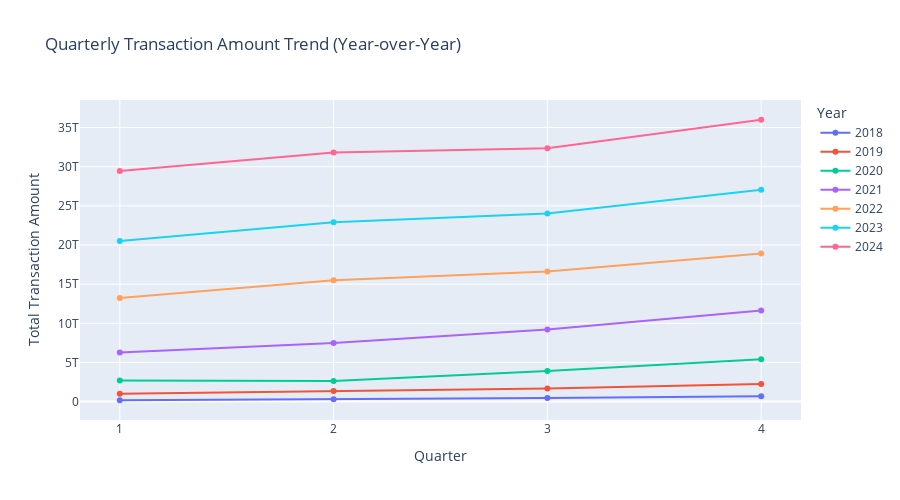

The cell this chart's notebook holds for it:
### Code cell
# 1) SQL: Year + Quarter + Totals
query_quarter_trend = """
SELECT 
    year,
    quarter,
    SUM(txn_count)  AS total_txn_count,
    SUM(txn_amount) AS total_txn_amount
FROM aggregated_transaction
GROUP BY year, quarter
ORDER BY year, quarter;
"""

# 2) Load into DataFrame
df_quarter_trend = pd.read_sql(query_quarter_trend, connection)
display(df_quarter_trend.head())
print("Shape:", df_quarter_trend.shape)


# -------------------------------------------
# 3) Line Chart – Quarter Trends Across Years
# -------------------------------------------
fig_quarter_line = px.line(
    df_quarter_trend,
    x="quarter",
    y="total_txn_amount",
    color="year",
    markers=True,
    title="Quarterly Transaction Amount Trend (Year-over-Year)",
    labels={
        "quarter": "Quarter",
        "total_txn_amount": "Total Transaction Amount",
        "year": "Year"
    }
)

fig_quarter_line.update_layout(
    xaxis=dict(dtick=1),
    legend_title="Year",
    width=900,
    height=500
)

fig_quarter_line.show()


# -------------------------------------------
# 4) Heatmap – Seasonal Patterns Across Years
# -------------------------------------------
df_heatmap = df_quarter_trend.pivot(
    index="year", 
    columns="quarter", 
    values="total_txn_amount"
)

fig_heatmap = px.imshow(
    df_heatmap,
    labels=dict(x="Quarter", y="Year", color="Transaction Amount"),
    title="Quarterly Transaction Amount Heatmap (Seasonality Analysis)",
    color_continuous_scale="Viridis"
)

fig_heatmap.update_layout(width=700, height=500)
fig_heatmap.show()

### Figure 1 — Plotly figure (JSON) as saved in the notebook; plotly's stock layout.template omitted (floating-point values rounded to 4 significant figures)
{"data": [{"hovertemplate": "Year=2018<br>Quarter=%{x}<br>Total Transaction Amount=%{y}<extra></extra>", "legendgroup": "2018", "line": {"color": "#636efa", "dash": "solid"}, "marker": {"symbol": "circle"}, "mode": "lines+markers", "name": "2018", "orientation": "v", "showlegend": true, "type": "scatter", "x": [1, 2, 3, 4], "xaxis": "x", "y": [171800000000.0, 304400000000.0, 475100000000.0, 671700000000.0], "yaxis": "y"}, {"hovertemplate": "Year=2019<br>Quarter=%{x}<br>Total Transaction Amount=%{y}<extra></extra>", "legendgroup": "2019", "line": {"color": "#EF553B", "dash": "solid"}, "marker": {"symbol": "circle"}, "mode": "lines+markers", "name": "2019", "orientation": "v", "showlegend": true, "type": "scatter", "x": [1, 2, 3, 4], "xaxis": "x", "y": [990000000000.0, 1354000000000.0, 1673000000000.0, 2260000000000.0], "yaxis": "y"}, {"hovertemplate": "Year=2020<br>Quarter=%{x}<br>Total Transaction Amount=%{y}<extra></extra>", "legendgroup": "2020", "line": {"color": "#00cc96", "dash": "solid"}, "marker": {"symbol": "circle"}, "mode": "lines+markers", "name": "2020", "orientation": "v", "showlegend": true, "type": "scatter", "x": [1, 2, 3, 4], "xaxis": "x", "y": [2697000000000.0, 2646000000000.0, 3902000000000.0, 5396000000000.0], "yaxis": "y"}, {"hovertemplate": "Year=2021<br>Quarter=%{x}<br>Total Transaction Amount=%{y}<extra></extra>", "legendgroup": "2021", "line": {"color": "#ab63fa", "dash": "solid"}, "marker": {"symbol": "circle"}, "mode": "lines+markers", "name": "2021", "orientation": "v", "showlegend": true, "type": "scatter", "x": [1, 2, 3, 4], "xaxis": "x", "y": [6284000000000.0, 7476000000000.0, 9217000000000.0, 11620000000000.0], "yaxis": "y"}, {"hovertemplate": "Year=2022<br>Quarter=%{x}<br>Total Transaction Amount=%{y}<extra></extra>", "legendgroup": "2022", "line": {"color": "#FFA15A", "dash": "solid"}, "marker": {"symbol": "circle"}, "mode": "lines+markers", "name": "2022", "orientation": "v", "showlegend": true, "type": "scatter", "x": [1, 2, 3, 4], "xaxis": "x", "y": [13240000000000.0, 15500000000000.0, 16610000000000.0, 18910000000000.0], "yaxis": "y"}, {"hovertemplate": "Year=2023<br>Quarter=%{x}<br>Total Transaction Amount=%{y}<extra></extra>", "legendgroup": "2023", "line": {"color": "#19d3f3", "dash": "solid"}, "marker": {"symbol": "circle"}, "mode": "lines+markers", "name": "2023", "orientation": "v", "showlegend": true, "type": "scatter", "x": [1, 2, 3, 4], "xaxis": "x", "y": [20510000000000.0, 22920000000000.0, 24010000000000.0, 27050000000000.0], "yaxis": "y"}, {"hovertemplate": "Year=2024<br>Quarter=%{x}<br>Total Transaction Amount=%{y}<extra></extra>", "legendgroup": "2024", "line": {"color": "#FF6692", "dash": "solid"}, "marker": {"symbol": "circle"}, "mode": "lines+markers", "name": "2024", "orientation": "v", "showlegend": true, "type": "scatter", "x": [1, 2, 3, 4], "xaxis": "x", "y": [29460000000000.0, 31820000000000.0, 32350000000000.0, 36000000000000.0], "yaxis": "y"}], "layout": {"height": 500, "legend": {"title": {"text": "Year"}, "tracegroupgap": 0}, "title": {"text": "Quarterly Transaction Amount Trend (Year-over-Year)"}, "width": 900, "xaxis": {"anchor": "y", "domain": [0, 1], "dtick": 1, "title": {"text": "Quarter"}}, "yaxis": {"anchor": "x", "domain": [0, 1], "title": {"text": "Total Transaction Amount"}}}}
